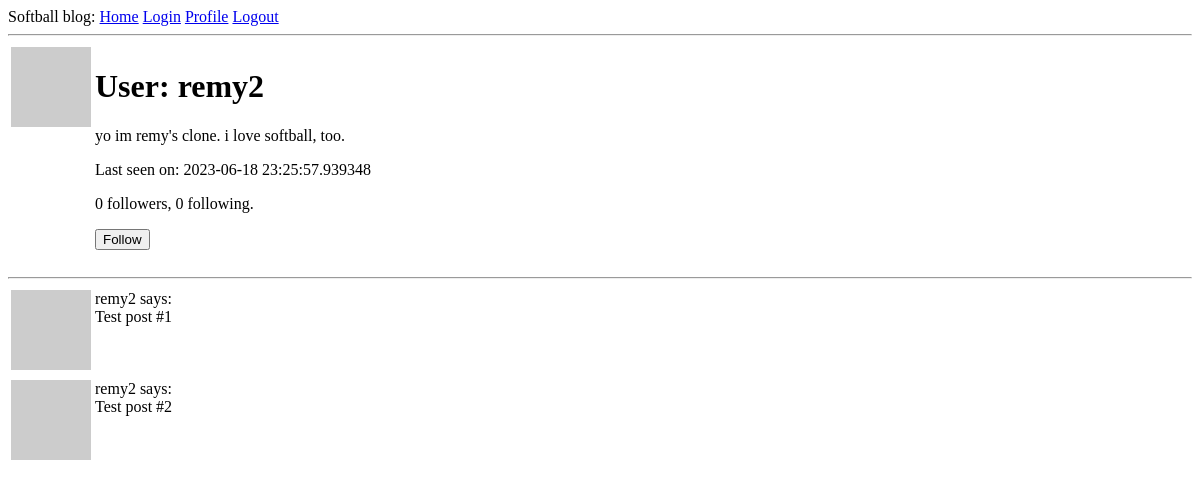
Page /user/remy2 (signed in) on the earlier database version.
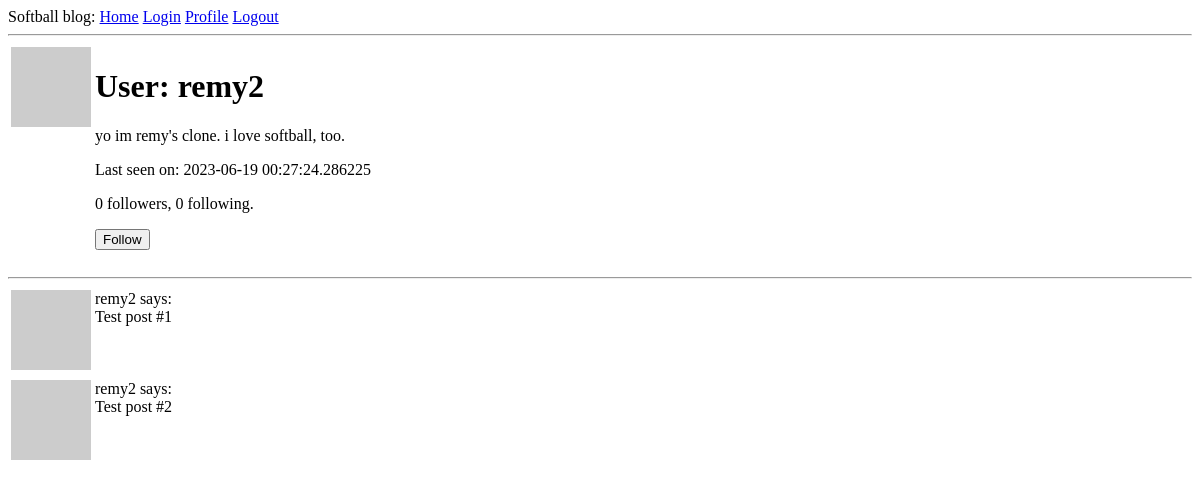
Same page on the later database version.
### app/models.py (models this page shows, shortened)
class User(UserMixin, db.Model):
    id = db.Column(db.Integer, primary_key=True)
    username = db.Column(db.String(64), index=True, unique=True)
    email = db.Column(db.String(120), index=True, unique=True)
    password_hash = db.Column(db.String(128))
    posts = db.relationship("Post", backref="author", lazy="dynamic")
    about_me = db.Column(db.String(140))
    last_seen = db.Column(db.DateTime, default=datetime.utcnow)
    followed = db.relationship(
        "User",
        secondary=followers,
        primaryjoin=(followers.c.follower_id == id),
        secondaryjoin=(followers.c.followed_id == id),
        backref=db.backref("followers", lazy="dynamic"),
        lazy="dynamic",
    )
    def is_following(self, user):
        return self.followed.filter(followers.c.followed_id == user.id).count() > 0
    def avatar(self, size):
        digest = md5(self.email.lower().encode("utf-8")).hexdigest()
        return f"https://www.gravatar.com/avatar/{digest}?d=robohash&s={size}"

### app/routes.py (the view)
@app.route("/user/<username>")
@login_required
def user(username):
    user = User.query.filter_by(username=username).first_or_404()
    posts = [
        {"author": user, "body": "Test post #1"},
        {"author": user, "body": "Test post #2"},
    ]
    form = EmptyForm()
    return render_template("user.html", user=user, posts=posts, form=form)

### app/forms.py
class EmptyForm(FlaskForm):
    submit = SubmitField("Submit")

### app/models.py (called while the page is built)
@login.user_loader
def load_user(id):
    return User.query.get(int(id))

### app/routes.py (called while the page is built)
@app.before_request
def before_request():
    if current_user.is_authenticated:
        current_user.last_seen = datetime.utcnow()
        db.session.commit()

### app/templates/user.html (shortened to what this page needs)
{% extends "base.html" %}
{% block content %}
<table>
    <tr valign="top">
        <td><img src="{{ user.avatar(128) }}"></td>
        <td>
            <h1>User: {{ user.username }}</h1>
            {% if user.about_me %}<p>{{ user.about_me }}</p>{% endif %}
            {% if user.last_seen %}<p>Last seen on: {{ user.last_seen }}</p>{% endif %}
            <p>{{ user.followers.count() }} followers, {{ user.followed.count() }} following.</p>
            {% if user == current_user %}
            <p><a href="{{ url_for('edit_profile') }}">Edit your profile</a></p>
            {% elif not current_user.is_following(user) %}
            <p>
            <form action="{{ url_for('follow', username=user.username) }}" method="post">
                {{ form.submit(value='Follow') }}
            </form>
            </p>
            {% endif %}
        </td>
    </tr>
</table>
<hr>
    {% for post in posts %}
    {% include '_post.html' %}
    {% endfor %}
    {% endblock %}

### app/templates/base.html (shortened to what this page needs)
<!doctype html>
<html>
    <head>
    </head>
    <body>
        <div>
            Softball blog:
            <a href="{{ url_for('index') }}">Home</a>
            <a href="{{ url_for('login') }}">Login</a>
            <a href="{{ url_for('user', username=current_user.username) }}">Profile</a>
            <a href="{{ url_for('logout' )}}">Logout</a>
        </div>
        <hr>
        {% block content %}{% endblock %}
    </body>
</html>

### app/templates/_post.html
<table>
    <tr valign="top">
        <td><img src="{{ post.author.avatar(36) }}"></td>
        <td>{{ post.author.username }} says:<br>{{ post.body }}</td>
    </tr>
</table>

Differences in the rows shown:
changed User "remy2": last_seen "2023-06-18 23:25:57.939348" → "2023-06-19 00:27:24.286225"
